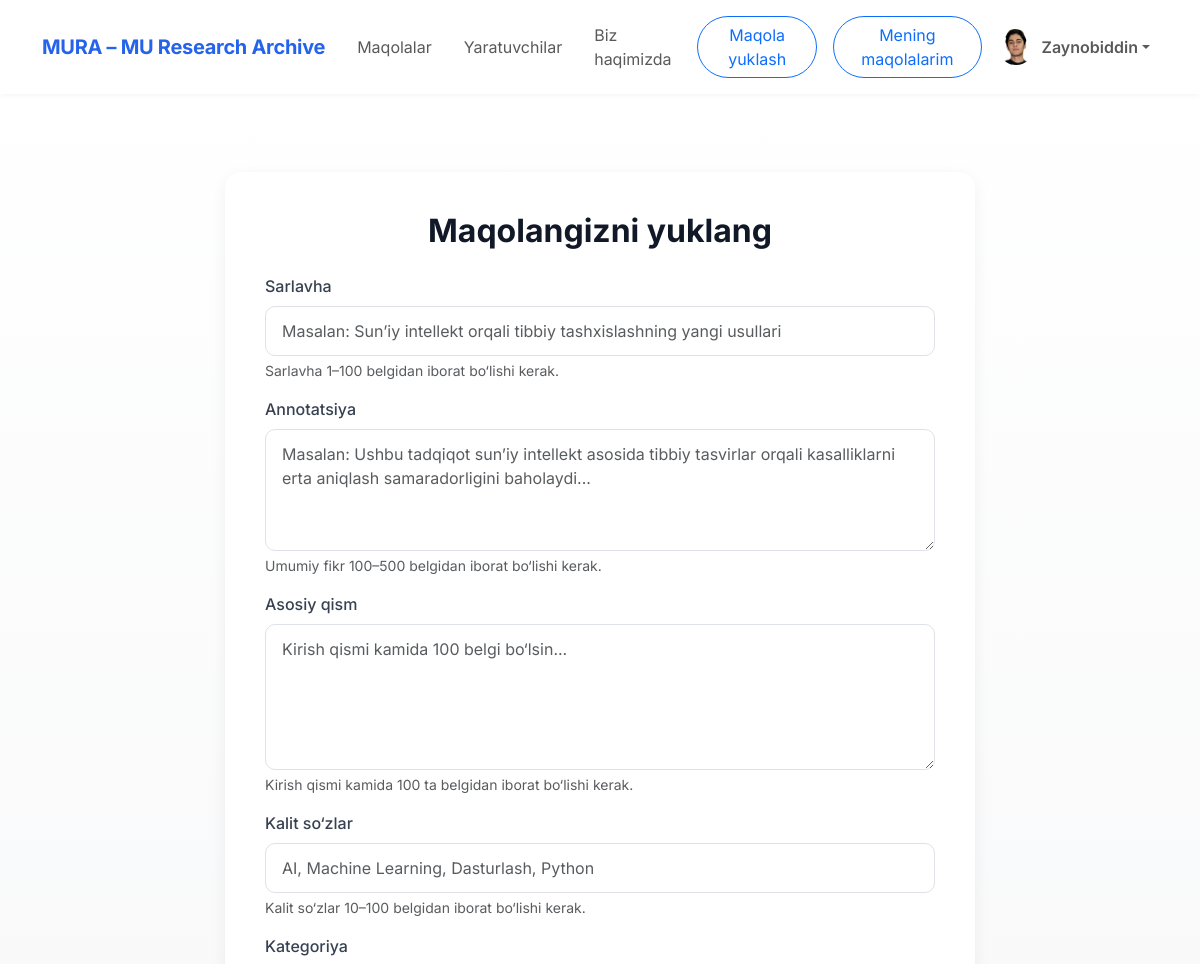
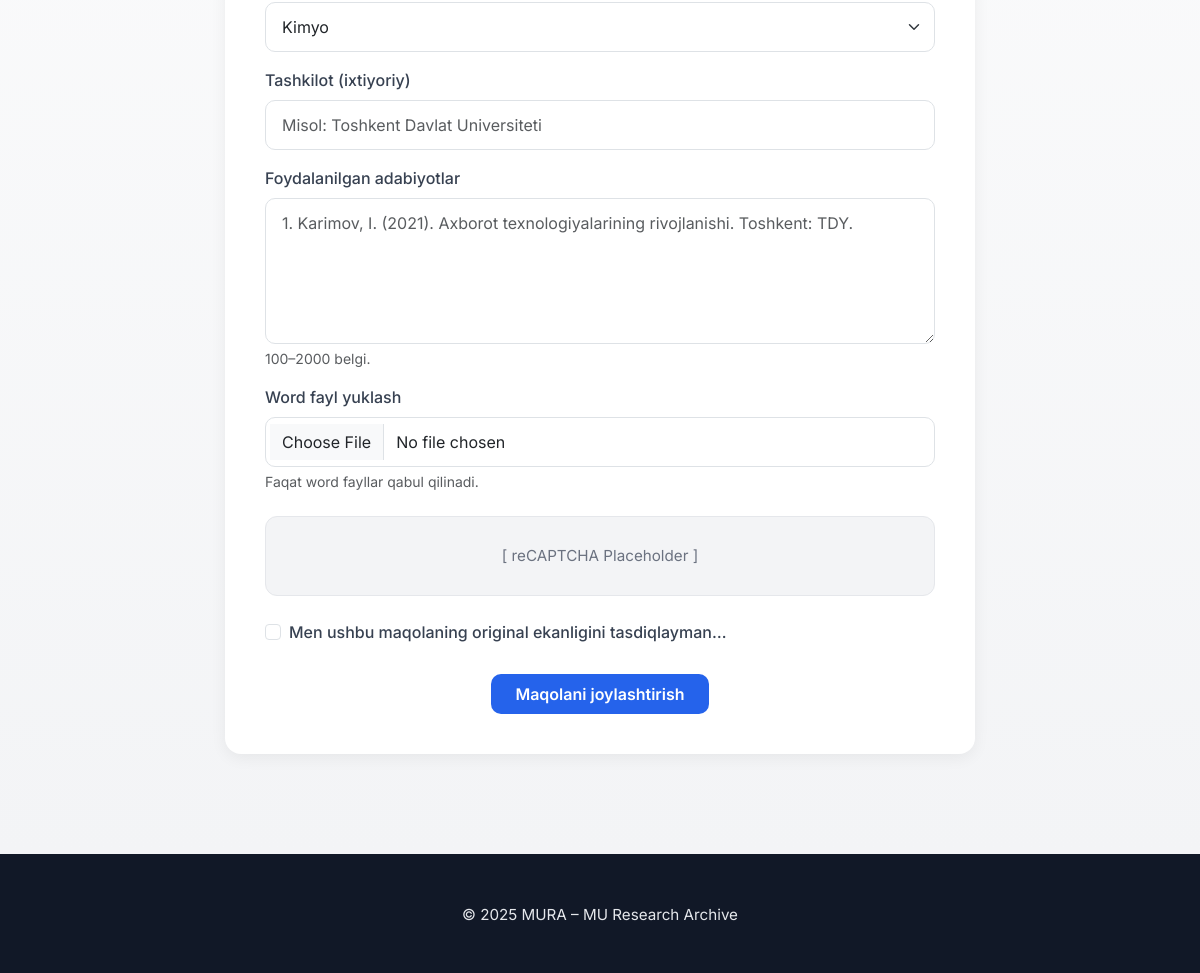
Screenshot of /upload-paper/ (signed in) with the database file from the repository (2 pictures, top to bottom).
### main/models.py (models this page shows, shortened)
class CustomUser(AbstractUser):
    avatar = models.ImageField(upload_to='avatars/', null=True, blank=True)
    status = models.IntegerField(default=0)

### main/views.py (the view, shortened to what this page needs)
# urls.py: path('upload-paper/', UploadPaperView.as_view(), name='upload_paper'),
class UploadPaperView(LoginRequiredMixin, View):
    template_name = 'upload.html'
    login_url = 'login'
    def get(self, request):
        categories = Category.objects.all()
        return render(request, self.template_name, {'categories': categories})

### templates/upload.html (shortened to what this page needs)
{% extends "base.html" %}
{% load static %}
{% block style %}
    <link href="https://cdn.jsdelivr.net/npm/bootstrap@5.3.3/dist/css/bootstrap.min.css" rel="stylesheet"/>
    <link rel="stylesheet" href="{% static 'main/css/upload.css' %}">
{% endblock %}
{% block content %}
    <section class="upload-section">
        <div class="container">
            <div class="upload-box">
                <h2>Maqolangizni yuklang</h2>
                <form method="post" enctype="multipart/form-data">
                    <div class="mb-3">
                        <label for="title" class="form-label">Sarlavha</label>
                        <input name="title" type="text" class="form-control" id="title"
                               minlength="1" maxlength="100"
                               placeholder="Masalan: Sun’iy intellekt orqali tibbiy tashxislashning yangi usullari"
                               required>
                        <div class="form-text">Sarlavha 1–100 belgidan iborat bo‘lishi kerak.</div>
                    </div>
                    <div class="mb-3">
                        <label for="summary" class="form-label">Annotatsiya</label>
                        <textarea name="abstract" class="form-control" id="summary" rows="4"
                                  minlength="100" maxlength="500"
                                  placeholder="Masalan: Ushbu tadqiqot sun’iy intellekt asosida tibbiy tasvirlar orqali kasalliklarni erta aniqlash samaradorligini baholaydi..."
                                  required></textarea>
                        <div class="form-text">Umumiy fikr 100–500 belgidan iborat bo‘lishi kerak.</div>
                    </div>
                    <div class="mb-3">
                        <label for="intro" class="form-label">Asosiy qism</label>
                        <textarea name="intro" class="form-control" id="intro" rows="5"
                                  placeholder="Kirish qismi kamida 100 belgi bo‘lsin..."
                                  minlength="100" maxlength="500" required></textarea>
                        <div class="form-text">Kirish qismi kamida 100 ta belgidan iborat bo‘lishi kerak.</div>
                    </div>
                    <div class="mb-3">
                        <label for="keywords" class="form-label">Kalit so‘zlar</label>
                        <input type="text" name="keywords" class="form-control" id="keywords"
                               placeholder="AI, Machine Learning, Dasturlash, Python"
                               minlength="10" maxlength="100" required>
                        <div class="form-text">Kalit so‘zlar 10–100 belgidan iborat bo‘lishi kerak.</div>
                    </div>
                    <div class="mb-3">
                        <label for="category" class="form-label">Kategoriya</label>
                        <select class="form-select" name="category" id="category" required>
                            {% for category in categories %}
                                <option value="{{ category.name }}">{{ category.name }}</option>
                            {% endfor %}
                        </select>
                    </div>
                    <div class="mb-3">
                        <label for="organization" class="form-label">Tashkilot (ixtiyoriy)</label>
                        <input type="text" name="organization" id="organization" class="form-control"
                               placeholder="Misol: Toshkent Davlat Universiteti"
                               minlength="1" maxlength="120">
                    </div>
                    <div class="mb-3">
                        <label for="citations" class="form-label">Foydalanilgan adabiyotlar</label>
                        <textarea name="citations" id="citations" rows="5"
                                  minlength="100" maxlength="2000"
                                  class="form-control"
                                  placeholder="1. Karimov, I. (2021). Axborot texnologiyalarining rivojlanishi. Toshkent: TDY."
                                  required></textarea>
                        <div class="form-text">100–2000 belgi.</div>
                    </div>
                    <div class="mb-4">
                        <label for="file" class="form-label">Word fayl yuklash</label>
                        <input name="file" class="form-control" type="file" id="file" accept=".docx" required>
                        <div class="form-text">Faqat word fayllar qabul qilinadi.</div>
                    </div>
                    <div class="mb-4">
                        <div class="captcha-box">[ reCAPTCHA Placeholder ]</div>
                    </div>
                    <div class="form-check mb-4">
                        <input class="form-check-input" type="checkbox" id="agree" required>
                        <label class="form-check-label" for="agree">
                            Men ushbu maqolaning original ekanligini tasdiqlayman…
                        </label>
                    </div>
                    <div class="text-center">
                        <button type="submit" class="btn btn-primary px-4 py-2">Maqolani joylashtirish</button>
                    </div>
                </form>
            </div>
        </div>
    </section>
{% endblock %}

### templates/base.html (shortened to what this page needs)
{% load static %}
<!DOCTYPE html>
<html lang="en">
<head>
    <link href="https://cdn.jsdelivr.net/npm/bootstrap@5.3.3/dist/css/bootstrap.min.css" rel="stylesheet"/>
    <link
            rel="stylesheet"
            href="https://cdn.jsdelivr.net/npm/bootstrap-icons@1.11.3/font/bootstrap-icons.css"
    />
    {% block style %}{% endblock %}
</head>
<body>
<nav class="navbar navbar-expand-lg fixed-top">
    <div class="container">
        <a class="navbar-brand" href="{% url 'main' %}">MURA – MU Research Archive</a>
        <div class="collapse navbar-collapse" id="navmenu">
            <ul class="navbar-nav ms-auto align-items-lg-center">
                <li class="nav-item"><a href="{% url 'all_papers' %}" class="nav-link px-3">Maqolalar</a></li>
                <li class="nav-item"><a href="{% url 'creators' %}" class="nav-link px-3">Yaratuvchilar</a></li>
                <li class="nav-item"><a href="{% url 'about' %}" class="nav-link px-3">Biz haqimizda</a></li>
                {% if user.is_authenticated %}
                    <li class="nav-item"><a href="{% url 'upload_paper' %}"
                                            class="m-lg-2 mb-2 px-3 btn btn-outline-primary rounded-pill">Maqola
                        yuklash</a></li>
                    <li class="nav-item"><a href="{% url 'my_papers' %}"
                                            class="px-3 m-lg-2 mb-2  btn btn-outline-primary rounded-pill">Mening
                        maqolalarim</a>
                    </li>
                    <li class="nav-item dropdown">
                        <a class="nav-link dropdown-toggle d-flex align-items-center" href="#" id="profileDropdown"
                           role="button" data-bs-toggle="dropdown" aria-expanded="false">
                            {% if user.avatar %}
                                <img src="{{ user.avatar.url }}" alt="Avatar" class="rounded-circle" width="36"
                                     height="36" style="object-fit: cover;">
                            {% else %}
                                <img src="https://cdn-icons-png.flaticon.com/512/847/847969.png" alt="Default Avatar"
                                     class="rounded-circle" width="36" height="36" style="object-fit: cover;">
                            {% endif %}
                            <span class="ms-2 fw-semibold">{{ user.first_name }}</span>
                        </a>
                    </li>
                {% else %}
                    <li class="nav-item"><a href="{% url 'login' %}"
                                            class="btn btn-primary btn-sm ms-lg-3 p-2 m-1 text-white">Kirish</a></li>
                    <li class="nav-item"><a href="{% url 'register' %}"
                                            class="btn btn-primary btn-sm ms-lg-3 p-2 m-1 text-white">Ro'yxatdan
                        o'tish</a></li>
                {% endif %}
            </ul>
        </div>
    </div>
</nav>
{% block content %}
{% endblock %}
<footer>
    <div class="container">
        <p>© 2025 MURA – MU Research Archive</p>
    </div>
</footer>
</body>
</html>

### main/static/main/css/upload.css (style rules this page uses)
body { font-family: 'Inter', sans-serif; background-color: #f9fafb; color: #1f2937; overflow-x: hidden; padding-top: 72px; }
nav { background-color: #ffffff; box-shadow: 0 1px 6px rgba(0, 0, 0, 0.05); }
.navbar-brand { font-weight: 700; color: #2563eb !important; letter-spacing: -0.3px; }
.upload-section { padding: 100px 20px; background: linear-gradient(180deg, #ffffff 0%, #f3f4f6 100%); }
.upload-box { background-color: #fff; border-radius: 16px; box-shadow: 0 4px 16px rgba(0, 0, 0, 0.06); padding: 40px; max-width: 750px; margin: 0 auto; }
.upload-box h2 { font-weight: 700; font-size: 2rem; text-align: center; margin-bottom: 1.5rem; color: #111827; }
label { font-weight: 500; color: #374151; margin-bottom: 6px; }
.form-control, .form-select { border-radius: 10px; padding: 12px 16px; }
.captcha-box { background: #f3f4f6; border: 1px solid #e5e7eb; border-radius: 12px; height: 80px; display: flex; align-items: center; justify-content: center; color: #6b7280; font-size: 0.95rem; }
button[type="submit"] { background-color: #2563eb; color: white; border: none; border-radius: 10px; padding: 12px 20px; font-weight: 600; transition: background-color 0.2s; }
footer { text-align: center; padding: 50px 0 30px; background: #111827; color: #e5e7eb; font-size: .95rem; }

### rows the page displays
CustomUser: avatar (picture), first_name "Zaynobiddin"

### other values shown
form field category "Kimyo"
